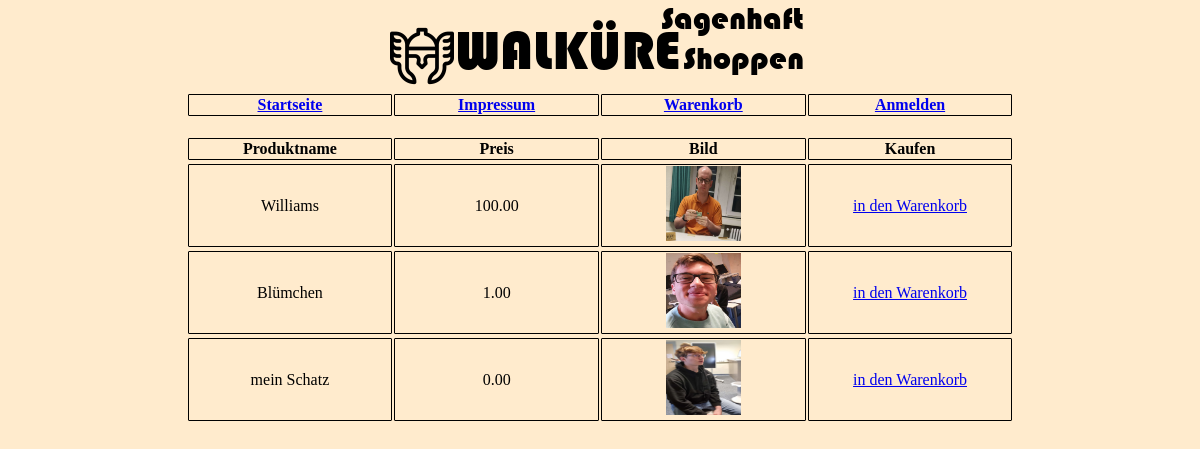
The page / on the database its author committed.
### tables this page shows
CREATE TABLE `produkt` (
  `ID` int(11) NOT NULL,
  `name` varchar(255) NOT NULL,
  `preis` decimal(5,2) NOT NULL,
  `bild` varchar(255) NOT NULL,
  `fk_verkaeuferID` int(11) NOT NULL
);

### index.php (the view, shortened to what this page needs)
<!doctype html>
<html lang="de">
    <head>
        <link rel="stylesheet" href="stylesheet.css">
    </head>
    <body>
        <img src="bILDER_SRC/walkurelogo.png" alt="logo">
        <table>
            <tr>
                <th id="tb1">
                        <a href="index.php">Startseite</a>
                </th>
                <th id="tb1">
                        <a href="src/impressum.html">Impressum</a>
                </th>
                <th id="tb1">
                    <a href="src/warenkorb.php">Warenkorb</a>
                </th>
                <?php
                    $user_id = $_SESSION['user_id'];
                    if(!isset($user_id)){
                        echo "<th id='tb1'><a href='src/anmelden.php'>Anmelden</a></th>";
                    }else{
                        echo "<th id='tb1'><a href='src/user_interface.php'>User Interface</a></th>";
                    };
                ?>
            </tr>
        </table>
        <br>
        <table width='50%'>
            <thead>
                <tr>
                    <th>Produktname</th>
                    <th>Preis</th>
                    <th>Bild</th>
                    <th>Kaufen</th>
                </tr>
            </thead>
        </table>
        <tbody>
        <?php
            $servername = "127.0.0.1";
            $username = "q2";
            $password = "geheim";
            $db = "q2_andrewtateshop";
            $connection = new mysqli($servername, $username, $password, $db);
            $sql = "SELECT * FROM produkt";
            $result = $connection->query($sql);
            while($row = $result->fetch_assoc()){
                echo "
                <table width='54%'>
                    <tr>
                        <td>$row[name]</td>
                        <td>$row[preis] $row[waehrung]</td>
                        <td><img src='$row[bild]' id='Bild' width='75' height='75'/></td>
                        <td> <a href='src/warenkorb.php?id=$row[ID]'> in den Warenkorb</a></td>
                    </tr>
                </table>
                ";
            }
        ?>
        </tbody>
    </body>
</html>

### stylesheet.css (style rules this page uses)
body { background-color: blanchedalmond; text-align: center; }
table { margin-right: auto; margin-left: auto; table-layout: fixed; width: 70%; }
#tb1 { border: 1px line black; border-collapse: collapse; background-color:blanchedalmond; }
th, td { border: 1px solid black; border-radius: 1px; }

### rows shown on the page
produkt: name "Williams", preis "100.00", shows a picture
produkt: name "Blümchen", preis "1.00", bild (picture)
produkt: name "mein Schatz", preis "0.00", bild (picture)
